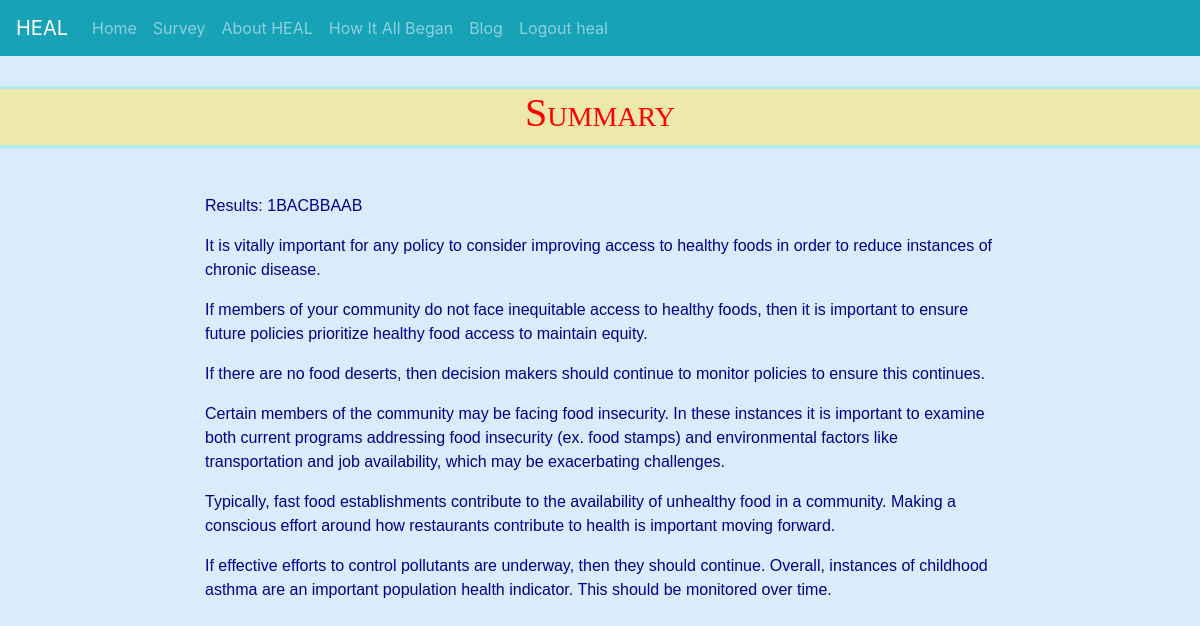
The page /results/ (signed in) on the database its author committed.
### HEALSurvey/models.py (models this page shows, shortened)
class UserChoices(models.Model):
    username = models.OneToOneField(User, on_delete=models.CASCADE, blank=True, null=True)
    u_choice = models.CharField(max_length=100, blank=True)

class SummaryStatement(models.Model):
    question = models.ForeignKey(Question, on_delete=models.CASCADE)
    summary_text_a = models.CharField(max_length=500, blank=True)
    summary_text_b = models.CharField(max_length=500, blank=True)

### HEALSurvey/views.py (the view, shortened to what this page needs)
# urls.py: path('results/', views.results, name="results"),
def results(request):
    upchoice = UserChoices.objects.get(username=request.user).u_choice  # Gets choices for current user
    response_list = []  # creates a list for storing summary statements
    x = 1
    if upchoice[0] == '1':
        q_id = 101
        while q_id < 199:
            question = Question.objects.get(id=q_id)
            if upchoice[x] == 'A':
                if question.summarystatement_set.exists():
                    response_list.append(question.summarystatement_set.get().summary_text_a)
                q_id = question.NextIDA
            else:
                if question.summarystatement_set.exists():
                    response_list.append(question.summarystatement_set.get().summary_text_b)
                q_id = question.NextIDB
            x = x + 1
    return render(request, 'Results.html', {'response_list': response_list, 'upchoice': upchoice})

### templates/Results.html
{% extends 'Base.html' %}
{% load crispy_forms_tags %}
{% load static %}
{% block body %}
    <div class="row justify-content-center">
        <div class="col-12" id="summary"><h1> Summary</h1></div>
    </div>
    <div class="row justify-content-center">
        <div class="col-8"><p class="lead ml-5">
        <p>Results: {{ upchoice }}</p>
            {% for element in response_list %}
                <p>{{ element }}</p>
            {% endfor %}
        </div>
    </div>
{% endblock %}

### templates/Base.html (shortened to what this page needs)
{% load static %}
<!DOCTYPE html>
<html lang="en">
<head>
    <link rel="stylesheet" href="https://stackpath.bootstrapcdn.com/bootstrap/4.5.0/css/bootstrap.min.css">
    <link rel="stylesheet" href="{% static 'css/styles.css' %}">
</head>
<body>
<div>
    <nav class="navbar navbar-expand-lg navbar-dark bg-info">
        <a class="navbar-brand">HEAL</a>
        <div class="collapse navbar-collapse" id="navbarTogglerDemo02">
            <ul class="navbar-nav mr-auto mt-2 mt-lg-0">
                <li class="nav-item">
                    <a class="nav-link" href={% url 'home' %}>Home</a>
                </li>
                <li class="nav-item">
                    <a class="nav-link" href="{% url 'topic' %}">Survey</a>
                </li>
                <li class="nav-item">
                    <a class="nav-link" href="{% url 'info' %}">About HEAL</a>
                </li>
                <li class="nav-item">
                    <a class="nav-link" href="{% url 'team' %}">How It All Began</a>
                </li>
                <li class="nav-item">
                    <a class="nav-link" href="{% url 'blog' %}">Blog</a>
                </li>
                {% if user.is_authenticated %}
                    <li class="nav-item">
                        <a class="nav-link" href="{% url 'logout' %}">Logout {{user.username}}</a>
                    </li>
                {% endif %}
            </ul>
        </div>
    </nav>
</div>
<div>
    {% block body %}
    {% endblock %}
</div>
</body>
</html>

### static/css/styles.css (style rules this page uses)
p { color:darkblue; font-family: Arial, Helvetica, sans-serif; }
body { background-color: #D9ECFC; justify-content: center; }
h1, h2, h3 { font-family: American Typewriter, serif; font-variant: small-caps; }
#summary { text-align: center; border: 3px solid paleturquoise; margin: 30px 350px; background: palegoldenrod; color: red; }

### rows shown on the page
UserChoices: u_choice "1BACBBAAB"
SummaryStatement: response_list "It is vitally important for any policy to consider improving access to healthy foods in order to reduce instances of chronic disease."
SummaryStatement: response_list "If members of your community do not face inequitable access to healthy foods, then it is important to ensure future policies prioritize healthy food access to maintain equity."
SummaryStatement: response_list "If there are no food deserts, then decision makers should continue to monitor policies to ensure this continues."
SummaryStatement: response_list "Certain members of the community may be facing food insecurity. In these instances it is important to examine both current programs addressing food insecurity (ex. food stamps) and environmental factors like transportation and job availability, which may be exacerbating challenges."
SummaryStatement: response_list "Typically, fast food establishments contribute to the availability of unhealthy food in a community. Making a conscious effort around how restaurants contribute to health is important moving forward."
SummaryStatement: response_list "If effective efforts to control pollutants are underway, then they should continue. Overall, instances of childhood asthma are an important population health indicator. This should be monitored over time."

### other values the page prints
{{ user.username }} "heal"
